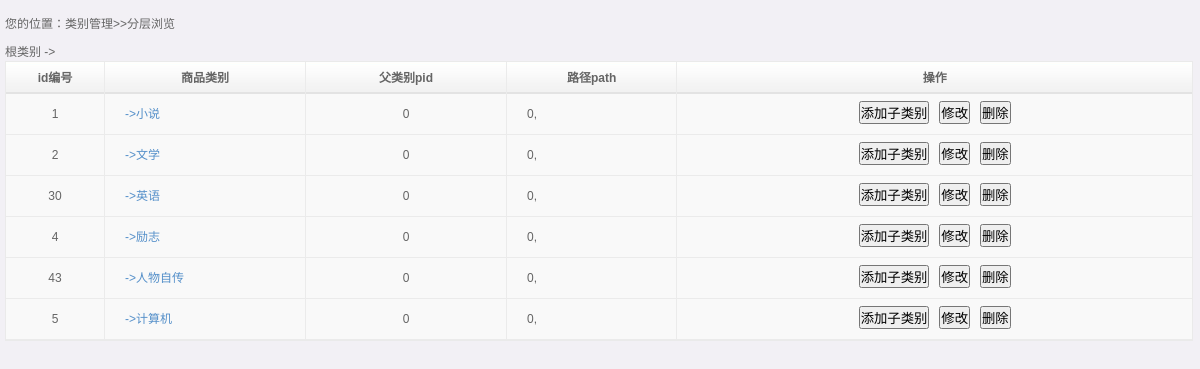
The page /admin/type/newindex1.php on the database its author committed.
### tables this page shows
CREATE TABLE `type` (
  `id` int(11) UNSIGNED NOT NULL,
  `name` varchar(32) DEFAULT NULL,
  `pid` int(11) UNSIGNED DEFAULT '0',
  `path` varchar(255) DEFAULT NULL
);

### admin/type/newindex1.php (the view, shortened to what this page needs)
<?php
    $pid = $_GET['pid']+0;
?>
<!DOCTYPE html>
<html>
<head>
<link href="../include/css/css.css" type="text/css" rel="stylesheet" />
<link href="../include/css/main.css" type="text/css" rel="stylesheet" />
</head>
<body>
<form method="post" action="">
<table width="99%" border="0" cellspacing="0" cellpadding="0" id="searchmain">
  <tr>
    <td width="99%" align="left" valign="top" id="addinfo">您的位置：<a href="index.php">类别管理</a><a href="newindex1.php">>>分层浏览</a></td>
  </tr>
  <tr>
    <td align="left" valign="top">
     <div style="width:600px;text-align:left;">
        <a href='newindex1.php?pid=0'>根类别</a> ->
    </div>
    <table width="100%" border="0" cellspacing="0" cellpadding="0" id="main-tab">
      <tr>
        <th align="center" valign="middle" class="borderright tdc">id编号</th>
        <th align="center" valign="middle" class="borderright tda">商品类别</th>
        <th align="center" valign="middle" class="borderright tda">父类别pid</th>
        <th align="center" valign="middle" class="borderright">路径path</th>
        <th align="center" valign="middle">操作</th>
      </tr>
      <?php
            $link=@mysqli_connect(HOST,USER,PASSWORD) or die("对不起，您连接数据库出现了问题。");
            mysqli_select_db($link,DBNAME);
            mysqli_set_charset($link,"utf8");
            $sql = "select * from type where pid={$pid}  order by concat(path,id) ";
            $result = mysqli_query($link,$sql);
            while($row = mysqli_fetch_assoc($result)){
                  echo "<tr class=\"bggray\">";
                  echo "<td align=\"center\" valign=\"middle\" class=\"borderright borderbottom\">{$row['id']}</td>";
                  echo "<td align=\"left\" valign=\"middle\" class=\"borderright borderbottom tdb\" style=\"width: 120px;\" ><a href='newindex1.php?pid={$row['id']}'>->{$row['name']}</a></td>";
                  echo "<td align=\"center\" valign=\"middle\" class=\"borderright borderbottom\" style=\"width: 120px;\">{$row['pid']}</td>";
                  echo "<td align=\"left\" valign=\"middle\" class=\"borderright borderbottom tdb\">{$row['path']}</td>";
                  echo "<td align=\"center\" valign=\"middle\" class=\"borderbottom\">
                        <a href=\"add.php?id={$row['id']}&path={$row['path']}&name={$row['name']}\" target=\"mainFrame\" onFocus=\"this.blur()\" class=\"add\"><input name=\"button\" type=\"button\" value=\"添加子类别\"/></a>
                        <span class=\"gray\">&nbsp;</span>
                        <a href=\"edit.php?id={$row['id']}\" target=\"mainFrame\" onFocus=\"this.blur()\" class=\"add\"><input name=\"button\" type=\"button\" value=\"修改\"/></a>
                        <span class=\"gray\"><span class=\"gray\">&nbsp;</span>
                        <a href=\"javascript:liu({$row['id']})\" target=\"mainFrame\" onFocus=\"this.blur()\" class=\"add\"><input name=\"button\" type=\"button\" value=\"删除\"/></a></td>";
                  echo "</tr>";
            }
        ?>
    </table></td>
    </tr>
  <tr>
    <td align="left" valign="top" id="xiugai"></td>
  </tr>
</table>
</form>
</body>
</html>

### admin/include/css/css.css (style rules this page uses)
* { margin:0; padding:0; }
body { font-size:12px; font-family:"Microsoft YaHei","Tahoma","Arial",'宋体'; line-height:150%; margin-left:auto; margin-right:auto; width:100%; color:#656565; }
a:link,a:visited { font-size:12px; color:#656565; font-weight:normal; text-decoration:none; font-family:"Microsoft YaHei","Tahoma","Arial",'宋体'; }

### admin/include/css/main.css (style rules this page uses)
html { SCROLLBAR-FACE-COLOR: #538ec6; SCROLLBAR-HIGHLIGHT-COLOR: #dce5f0; SCROLLBAR-SHADOW-COLOR: #2c6daa; SCROLLBAR-3DLIGHT-COLOR: #dce5f0; SCROLLBAR-ARROW-COLOR: #2c6daa; SCROLLBAR-TRACK-COLOR: #dce5f0; SCROLLBAR-DARKSHADOW-COLOR: #dce5f0; overflow-x:hidden; }

### admin/type/newindex1.php (style rules this page uses)
body { overflow-x:hidden; background:#f2f0f5; padding:15px 0px 10px 5px; }
#searchmain { font-size:12px; }
#main-tab { border:1px solid #eaeaea; background:#FFF; font-size:12px; }
#main-tab th { font-size:12px; background:url(../include/images/main/list_bg.jpg) repeat-x; height:32px; line-height:32px; }
#main-tab td { font-size:12px; line-height:40px; }
#main-tab td a { font-size:12px; color:#548fc9; }
.borderright { border-right:1px solid #ebebeb }
.borderbottom { border-bottom:1px solid #ebebeb }
.gray { color:#dbdbdb; }
.bggray { background:#f9f9f9 }
#addinfo { padding:0 0 10px 0; }
.tda { width:200px; }
.tdc { width:98px; }
.tdb { padding-left:20px; }
td#xiugai { padding:10px 0 0 0; }

### rows shown on the page
type: id "1", name "小说", pid "0", path "0,"
type: id "2", name "文学", pid "0", path "0,"
type: id "30", name "英语", pid "0", path "0,"
type: id "4", name "励志", pid "0", path "0,"
type: id "43", name "人物自传", pid "0", path "0,"
type: id "5", name "计算机", pid "0", path "0,"
